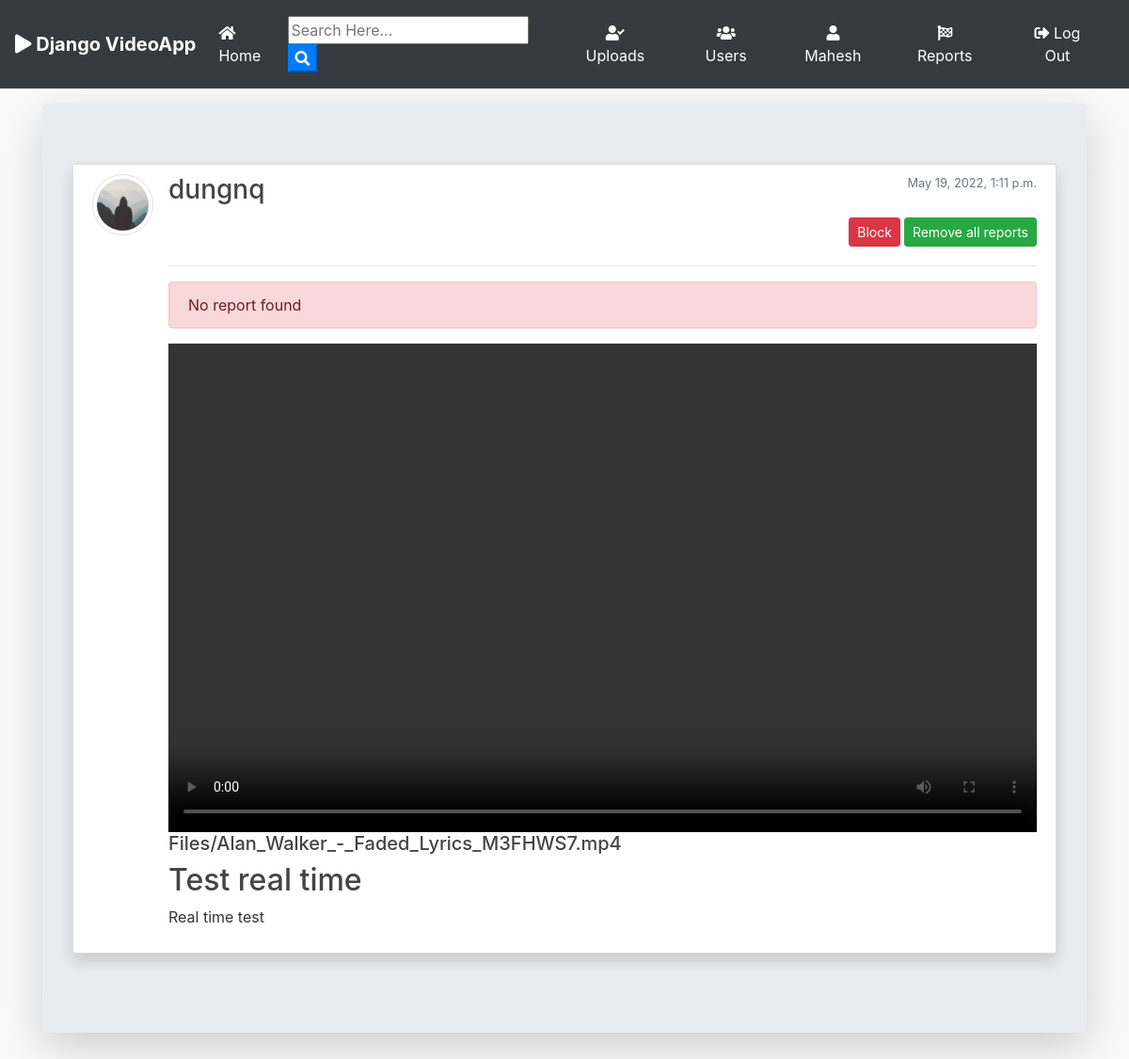
/reports/24/ (signed in), run on an earlier commit of the app's database.
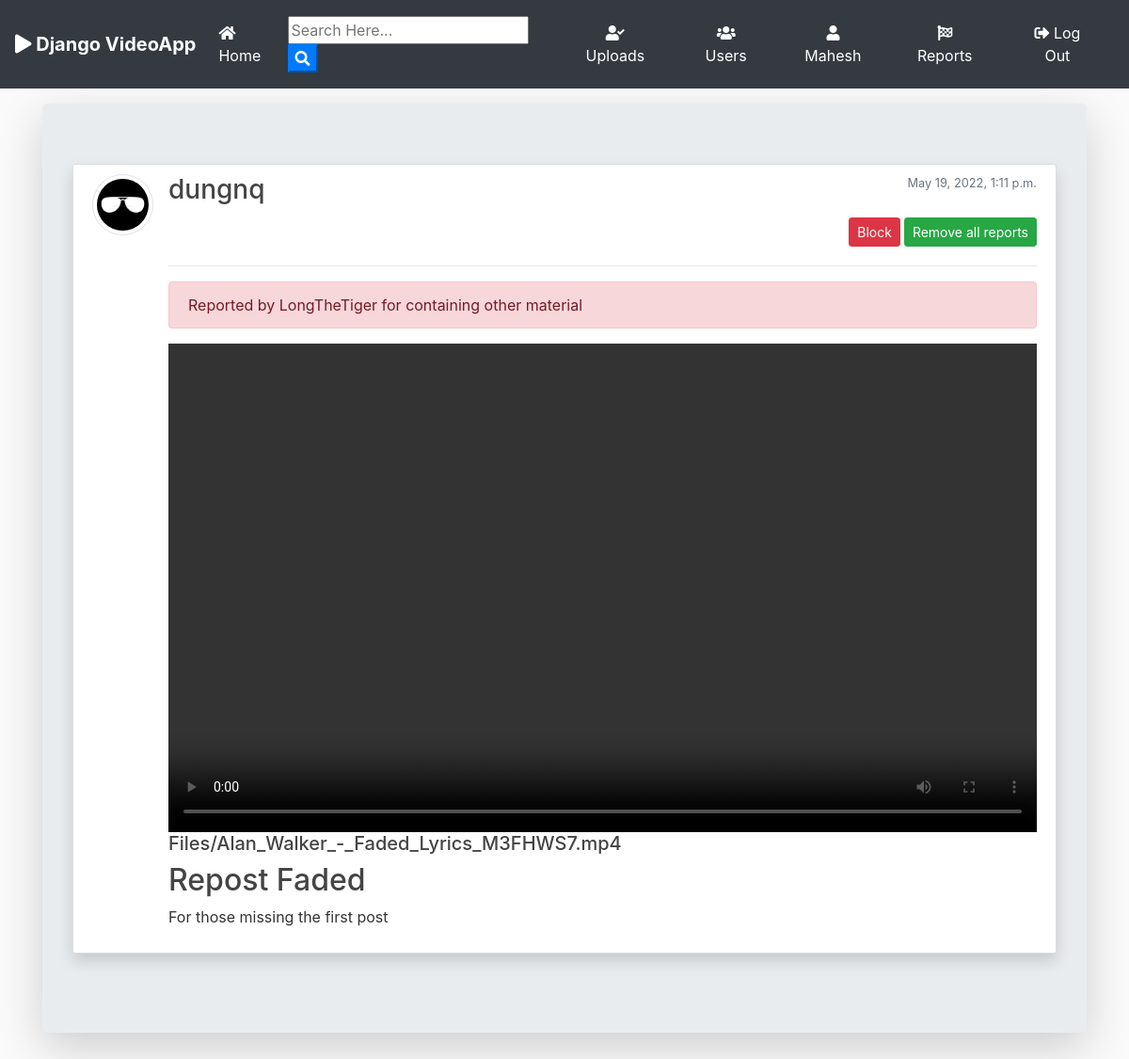
And on a later commit of the database.
### blog/models.py (models this page shows, shortened)
class Post(models.Model):
	title = models.CharField(max_length=100)
	file = models.FileField(upload_to='Files')
	content = models.TextField()
	date_posted = models.DateTimeField(default=timezone.now)
	author = models.ForeignKey(User, on_delete=models.CASCADE)
	status = models.CharField(max_length=1, default='S')
	label = models.TextField(max_length=10, default='N/A')
	def extension(self):
		name, extension = os.path.splitext(self.file.name)
		return extension

class Report(models.Model):
	reporter = models.ForeignKey(User, on_delete=models.CASCADE)
	video = models.ForeignKey(Post, on_delete=models.CASCADE)
	label = models.TextField(max_length=10, default='N/A')
	status = models.CharField(max_length=1, default='S')
	date_submitted = models.DateTimeField(default=timezone.now)

### users/models.py (models this page shows, shortened)
class Profile(models.Model):
    user = models.OneToOneField(User, on_delete=models.CASCADE)
    image = models.ImageField(default='default.jpg', upload_to='profile_pics')
    is_locked = models.BooleanField(default=False)

### blog/views.py (the view)
# urls.py: path('reports/<int:id>/', ReportDetailView.as_view(), name='report-detail'),
class ReportDetailView(LoginRequiredMixin, UserPassesTestMixin, ListView):
    model = Report
    template_name = 'blog/report_detail.html'
    context_object_name = 'reports'
    paginate_by = 3
    def get_queryset(self):
        post = get_object_or_404(Post, pk=self.kwargs.get('id'))
        return Report.objects.filter(status='S', video=post).order_by('-date_submitted')
    def test_func(self):
        return self.request.user.is_superuser
    def get_context_data(self, **kwargs):
        context = super(ReportDetailView, self).get_context_data(**kwargs)
        context.update({
            'post': get_object_or_404(Post, pk=self.kwargs.get('id')),
        })
        return context

### blog/templates/blog/report_detail.html (shortened to what this page needs)
{% extends "blog/base.html" %}
{% load static %}
{% block content %}
<div class="jumbotron mt-3 shadow-lg">
<article class="media content-section shadow ">
   <a href="{{ post.author.profile.image.url }} " target="_blank"> <img src="{{ post.author.profile.image.url }}  " alt="" class="article-img rounded-circle img-thumbnail img-fluid">
   </a>
    <div class="media-body">
      <div class="">
        <div class="d-flex justify-content-between">
        <a class="mr-2 mt-0 mb-0  text-dark" href="{% url 'user-posts' post.author.username  %}"><h3>{{ post.author }}</h3></a>
        <small class="text-muted  text-align-right">{{ post.date_posted }}</small>
        </div>
        <div class="form-group mt-0 pt-0 d-flex justify-content-end">
            {% if post.status == 'A' %}
            <button class="btn btn-danger btn-sm mt-1 mb-1 mr-1 flex-last" data-toggle="modal" data-target="#blockForm"> Block </button>
            {% elif post.status == 'F' %}
            <a class="btn btn-success btn-sm mt-1 mb-1 mr-1 flex-last" href="{% url 'request-approve' post.id %}"> Unblock </a>
            {% endif %}
            <button class="btn btn-success btn-sm mt-1 mb-1 flex-last" data-toggle="modal" data-target="#deleteForm"> Remove all reports </button>
          </div>
        <hr>
        <div class="alert alert-danger" role="alert">
        {% if reports %}
          {% for report in reports %}
              <div>Reported by {{ report.reporter }} for containing {{ report.label }} material</div>
          {% endfor %}
        {% else %}
            No report found
        {% endif %}
        </div>
      </div>
      <div>
        {% if post.file %}
          {% if post.extension == '.jpg' or post.extension == 'jpeg' or post.extension == 'png' %}
            <a href="{{ post.file.url }}"  download ><img src="{{ post.file.url }}" alt="" class="img-fluid "></a>
            <a href="{{ post.file.url }}"  download class="text-dark"><h5>{{ post.file }}</h5></a>
          {% elif post.extension == '.mp4' %}
            <div class="embed-responsive embed-responsive-16by9">
              <video id="video-1_html_api" class="vjs-tech" preload="auto" autoplay controls>
                <source src="{{ post.file.url }}" type="video/mp4" class="embed-responsive">
              </video>
            </div>
            <a href="{{ post.file.url }}"  download class="text-dark"><h5>{{ post.file }}</h5></a>
          {% else %}
            <a href="{{ post.file.url }}"  download class="text-dark"><h5>{{ post.file }}</h5></a>
          {% endif %}
        {% endif %}
      </div>
      <h2>{{ post.title }}</h2>
      <p class="article-content">{{ post.content }}</p>
    </div>
  </article>
{% endblock content %}

What changed in the data, as far as the page shows it:
changed Post "Files/Alan_Walker_-_Faded_Lyrics_M3FHWS7.mp4": author.profile.image: a different picture; title "Test real time" → "Repost Faded"; content "Real time test" → "For those missing the first post"
added Report: reporter "LongTheTiger", label "other"
Also different on the page:
text no longer shown: "No report found"
